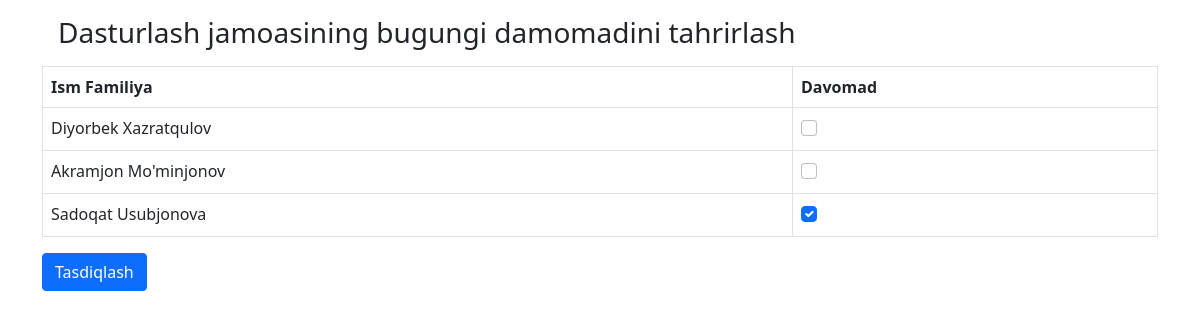
/3/attendance/update/, run on the app's committed database.
### main/models.py (models this page shows, shortened)
class Attendance(models.Model):
    team = models.ForeignKey(Team, on_delete=models.CASCADE, related_name="attendances")
    date = models.DateField()  # auto_now_add=True)

class Team(models.Model):
    name = models.CharField(max_length=50)

class Mark(models.Model):
    attendance = models.ForeignKey(Attendance, on_delete=models.CASCADE, related_name='marks')
    worker = models.ForeignKey(Worker, on_delete=models.CASCADE, related_name="marks")
    is_attended = models.BooleanField(default=False)
    class Meta:
        unique_together = ['attendance', 'worker']

class Worker(models.Model):
    first_name = models.CharField(max_length=50)
    last_name = models.CharField(max_length=50)
    position = models.CharField(max_length=70)
    team = models.ForeignKey(Team, on_delete=models.CASCADE, related_name="workers")

### main/views.py (the view, shortened to what this page needs)
# urls.py: path('<int:attendance_id>/attendance/update/', attendance_update, name='update'),
def attendance_update(request, attendance_id):
    attendance = Attendance.objects.get(id=attendance_id)
    if attendance.date == date.today():
        return render(request, "update.html", {'attendance': attendance})
    else:
        return HttpResponse("Faqatagina bugungi olingan davomadlarni tahrirlash mumkin.")

### templates/update.html (shortened to what this page needs)
{% extends "base.html" %}
{% block content %}
    <div class="container mt-3">
        <div class=" mt-3 ">
            <h3 class="m-3" >{{attendance.team.name}} jamoasining  bugungi damomadini tahrirlash</h3>
            <form  method="post"> {% csrf_token %}
            <table class="table table-bordered">
                <thead>
                  <tr>
                    <th scope="col">Ism Familiya</th>
                    <th scope="col" >Davomad</th>
                  </tr>
                </thead>
                <tbody>
                    {% for mark in attendance.marks.all  %}
                  <tr>
                    <td>{{mark.worker.first_name}} {{mark.worker.last_name}}</td>
                    <td>
                        <div class="form-check">
                            <input name="is_attended_{{mark.id}}" class="form-check-input" type="checkbox"  id="flexCheckChecked" {% if mark.is_attended %} checked {% endif %}>
                        </div>
                    </td>
                  </tr>
                  {% endfor %}
                </tbody>
              </table>
            <button class="btn btn-primary"  type="submit">Tasdiqlash</button>
            </form>
        </div>
    </div>
{% endblock content %}

### data on the page
Attendance: team.name "Dasturlash"
Mark: worker.first_name "Diyorbek", worker.last_name "Xazratqulov"
Mark: worker.first_name "Akramjon", worker.last_name "Mo'minjonov"
Mark: worker.first_name "Sadoqat", worker.last_name "Usubjonova", is_attended "☑"
